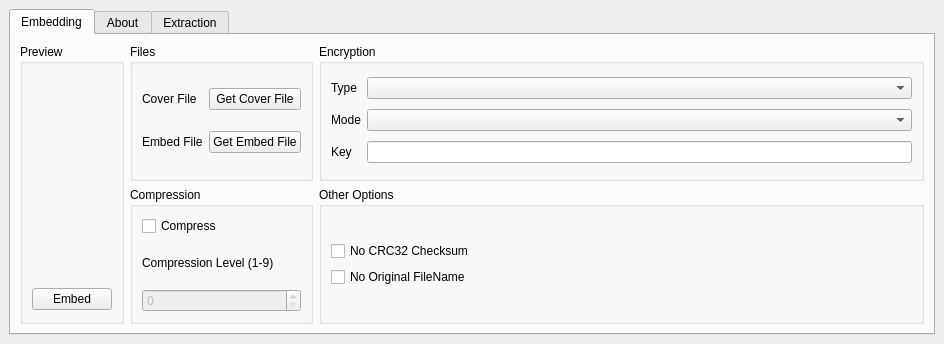
<?xml version="1.0" encoding="UTF-8"?>
<ui version="4.0">
 <class>Stegy</class>
 <widget class="QMainWindow" name="Stegy">
  <property name="enabled">
   <bool>true</bool>
  </property>
  <property name="geometry">
   <rect>
    <x>0</x>
    <y>0</y>
    <width>944</width>
    <height>344</height>
   </rect>
  </property>
  <property name="windowTitle">
   <string>Stegy</string>
  </property>
  <widget class="QWidget" name="centralwidget">
   <layout class="QHBoxLayout" name="horizontalLayout">
    <item>
     <widget class="QTabWidget" name="tabWidget">
      <property name="enabled">
       <bool>true</bool>
      </property>
      <property name="currentIndex">
       <number>0</number>
      </property>
      <widget class="QWidget" name="tab">
       <attribute name="icon">
        <iconset>
         <normaloff>images/embed.png</normaloff>images/embed.png</iconset>
       </attribute>
       <attribute name="title">
        <string>Embedding</string>
       </attribute>
       <layout class="QHBoxLayout" name="horizontalLayout_8">
        <item>
         <widget class="QGroupBox" name="groupBox_6">
          <property name="title">
           <string>Preview</string>
          </property>
          <layout class="QVBoxLayout" name="verticalLayout_7">
           <item>
            <widget class="QLabel" name="label_10">
             <property name="sizePolicy">
              <sizepolicy hsizetype="Fixed" vsizetype="Fixed">
               <horstretch>0</horstretch>
               <verstretch>0</verstretch>
              </sizepolicy>
             </property>
             <property name="maximumSize">
              <size>
               <width>205</width>
               <height>205</height>
              </size>
             </property>
             <property name="text">
              <string/>
             </property>
             <property name="pixmap">
              <pixmap>../Pictures/chess.png</pixmap>
             </property>
             <property name="scaledContents">
              <bool>true</bool>
             </property>
            </widget>
           </item>
           <item>
            <widget class="QPushButton" name="embed_pushButton">
             <property name="text">
              <string>Embed</string>
             </property>
            </widget>
           </item>
          </layout>
         </widget>
        </item>
        <item>
         <layout class="QHBoxLayout" name="horizontalLayout_6">
          <item>
           <layout class="QVBoxLayout" name="verticalLayout_4">
            <item>
             <widget class="QGroupBox" name="groupBox">
              <property name="title">
               <string>Files</string>
              </property>
              <layout class="QHBoxLayout" name="horizontalLayout_4">
               <item>
                <layout class="QGridLayout" name="gridLayout">
                 <item row="0" column="0">
                  <widget class="QLabel" name="label">
                   <property name="text">
                    <string>Cover File</string>
                   </property>
                  </widget>
                 </item>
                 <item row="0" column="2">
                  <widget class="QPushButton" name="pushButton">
                   <property name="text">
                    <string>Get Cover File</string>
                   </property>
                  </widget>
                 </item>
                 <item row="1" column="0">
                  <widget class="QLabel" name="label_2">
                   <property name="text">
                    <string>Embed File</string>
                   </property>
                  </widget>
                 </item>
                 <item row="1" column="2">
                  <widget class="QPushButton" name="pushButton_2">
                   <property name="text">
                    <string>Get Embed File</string>
                   </property>
                  </widget>
                 </item>
                </layout>
               </item>
              </layout>
             </widget>
            </item>
            <item>
             <widget class="QGroupBox" name="groupBox_3">
              <property name="title">
               <string>Compression</string>
              </property>
              <layout class="QHBoxLayout" name="horizontalLayout_3">
               <item>
                <layout class="QVBoxLayout" name="verticalLayout">
                 <item>
                  <widget class="QCheckBox" name="checkBox_2">
                   <property name="text">
                    <string>Compress</string>
                   </property>
                  </widget>
                 </item>
                 <item>
                  <widget class="QLabel" name="label_3">
                   <property name="text">
                    <string>Compression Level (1-9)</string>
                   </property>
                  </widget>
                 </item>
                 <item>
                  <widget class="QSpinBox" name="spinBox">
                   <property name="enabled">
                    <bool>false</bool>
                   </property>
                  </widget>
                 </item>
                </layout>
               </item>
              </layout>
             </widget>
            </item>
           </layout>
          </item>
          <item>
           <layout class="QVBoxLayout" name="verticalLayout_5">
            <item>
             <widget class="QGroupBox" name="groupBox_2">
              <property name="title">
               <string>Encryption</string>
              </property>
              <layout class="QHBoxLayout" name="horizontalLayout_2">
               <item>
                <layout class="QGridLayout" name="gridLayout_2">
                 <item row="0" column="0">
                  <widget class="QLabel" name="label_4">
                   <property name="text">
                    <string>Type</string>
                   </property>
                  </widget>
                 </item>
                 <item row="0" column="1">
                  <widget class="QComboBox" name="Algo_combobox"/>
                 </item>
                 <item row="1" column="0">
                  <widget class="QLabel" name="label_5">
                   <property name="text">
                    <string>Mode</string>
                   </property>
                  </widget>
                 </item>
                 <item row="2" column="0">
                  <widget class="QLabel" name="label_6">
                   <property name="text">
                    <string>Key</string>
                   </property>
                  </widget>
                 </item>
                 <item row="1" column="1">
                  <widget class="QComboBox" name="comboBox_2"/>
                 </item>
                 <item row="2" column="1">
                  <widget class="QLineEdit" name="lineEdit_2"/>
                 </item>
                </layout>
               </item>
              </layout>
             </widget>
            </item>
            <item>
             <widget class="QGroupBox" name="groupBox_4">
              <property name="title">
               <string>Other Options</string>
              </property>
              <layout class="QVBoxLayout" name="verticalLayout_3">
               <item>
                <layout class="QVBoxLayout" name="verticalLayout_2">
                 <item>
                  <widget class="QCheckBox" name="checkBox_4">
                   <property name="text">
                    <string>No CRC32 Checksum</string>
                   </property>
                  </widget>
                 </item>
                 <item>
                  <widget class="QCheckBox" name="checkBox_3">
                   <property name="text">
                    <string>No Original FileName</string>
                   </property>
                  </widget>
                 </item>
                </layout>
               </item>
              </layout>
             </widget>
            </item>
           </layout>
          </item>
         </layout>
        </item>
       </layout>
      </widget>
      <widget class="QWidget" name="tab_3">
       <attribute name="icon">
        <iconset>
         <normaloff>images/about.png</normaloff>images/about.png</iconset>
       </attribute>
       <attribute name="title">
        <string>About</string>
       </attribute>
       <layout class="QHBoxLayout" name="horizontalLayout_7">
        <item>
         <widget class="QTextEdit" name="textEdit">
          <property name="enabled">
           <bool>true</bool>
          </property>
          <property name="focusPolicy">
           <enum>Qt::NoFocus</enum>
          </property>
          <property name="html">
           <string>&lt;!DOCTYPE HTML PUBLIC &quot;-//W3C//DTD HTML 4.0//EN&quot; &quot;http://www.w3.org/TR/REC-html40/strict.dtd&quot;&gt;
&lt;html&gt;&lt;head&gt;&lt;meta name=&quot;qrichtext&quot; content=&quot;1&quot; /&gt;&lt;style type=&quot;text/css&quot;&gt;
p, li { white-space: pre-wrap; }
&lt;/style&gt;&lt;/head&gt;&lt;body style=&quot; font-family:'Ubuntu'; font-size:11pt; font-weight:400; font-style:normal;&quot;&gt;
&lt;p style=&quot;-qt-paragraph-type:empty; margin-top:0px; margin-bottom:0px; margin-left:0px; margin-right:0px; -qt-block-indent:0; text-indent:0px;&quot;&gt;&lt;/p&gt;&lt;/body&gt;&lt;/html&gt;</string>
          </property>
          <property name="textInteractionFlags">
           <set>Qt::TextSelectableByKeyboard|Qt::TextSelectableByMouse</set>
          </property>
         </widget>
        </item>
       </layout>
      </widget>
      <widget class="QWidget" name="tab_2">
       <attribute name="icon">
        <iconset>
         <normaloff>images/extract.png</normaloff>images/extract.png</iconset>
       </attribute>
       <attribute name="title">
        <string>Extraction</string>
       </attribute>
       <layout class="QHBoxLayout" name="horizontalLayout_5">
        <item>
         <widget class="QGroupBox" name="groupBox_5">
          <property name="maximumSize">
           <size>
            <width>789</width>
            <height>290</height>
           </size>
          </property>
          <property name="title">
           <string>Files</string>
          </property>
          <layout class="QHBoxLayout" name="horizontalLayout_9">
           <item>
            <layout class="QGridLayout" name="gridLayout_5">
             <property name="sizeConstraint">
              <enum>QLayout::SetDefaultConstraint</enum>
             </property>
             <item row="0" column="0">
              <widget class="QLabel" name="label_7">
               <property name="text">
                <string>Stego File</string>
               </property>
              </widget>
             </item>
             <item row="0" column="1">
              <widget class="QLineEdit" name="lineEdit_6"/>
             </item>
             <item row="0" column="2">
              <widget class="QPushButton" name="pushButton_4">
               <property name="text">
                <string>Open</string>
               </property>
              </widget>
             </item>
             <item row="1" column="0">
              <widget class="QLabel" name="label_9">
               <property name="text">
                <string>Output File</string>
               </property>
              </widget>
             </item>
             <item row="1" column="1">
              <widget class="QLineEdit" name="lineEdit_8"/>
             </item>
             <item row="1" column="2">
              <widget class="QCheckBox" name="checkBox_5">
               <property name="text">
                <string>Use Original Name</string>
               </property>
              </widget>
             </item>
             <item row="2" column="1" colspan="2">
              <widget class="QLineEdit" name="lineEdit_7"/>
             </item>
             <item row="3" column="0" colspan="3">
              <spacer name="verticalSpacer">
               <property name="orientation">
                <enum>Qt::Vertical</enum>
               </property>
               <property name="sizeHint" stdset="0">
                <size>
                 <width>20</width>
                 <height>40</height>
                </size>
               </property>
              </spacer>
             </item>
             <item row="2" column="0">
              <widget class="QLabel" name="label_8">
               <property name="text">
                <string>Key</string>
               </property>
              </widget>
             </item>
             <item row="4" column="2">
              <widget class="QPushButton" name="pushButton_5">
               <property name="text">
                <string>Extract</string>
               </property>
              </widget>
             </item>
             <item row="4" column="0" colspan="2">
              <spacer name="horizontalSpacer">
               <property name="orientation">
                <enum>Qt::Horizontal</enum>
               </property>
               <property name="sizeHint" stdset="0">
                <size>
                 <width>40</width>
                 <height>20</height>
                </size>
               </property>
              </spacer>
             </item>
            </layout>
           </item>
          </layout>
         </widget>
        </item>
       </layout>
      </widget>
     </widget>
    </item>
   </layout>
   <widget class="QWidget" name="layoutWidget">
    <property name="geometry">
     <rect>
      <x>0</x>
      <y>0</y>
      <width>100</width>
      <height>30</height>
     </rect>
    </property>
    <layout class="QVBoxLayout" name="verticalLayout_6"/>
   </widget>
  </widget>
 </widget>
 <resources/>
 <connections>
  <connection>
   <sender>checkBox_2</sender>
   <signal>clicked(bool)</signal>
   <receiver>spinBox</receiver>
   <slot>setEnabled(bool)</slot>
   <hints>
    <hint type="sourcelabel">
     <x>411</x>
     <y>231</y>
    </hint>
    <hint type="destinationlabel">
     <x>431</x>
     <y>289</y>
    </hint>
   </hints>
  </connection>
 </connections>
 <slots>
  <slot>dolly()</slot>
 </slots>
</ui>
